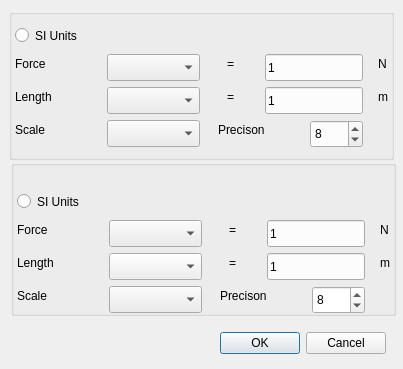
<?xml version="1.0" encoding="UTF-8"?>
<ui version="4.0">
 <class>Dialog</class>
 <widget class="QDialog" name="Dialog">
  <property name="geometry">
   <rect>
    <x>0</x>
    <y>0</y>
    <width>403</width>
    <height>369</height>
   </rect>
  </property>
  <property name="windowTitle">
   <string>Units</string>
  </property>
  <widget class="QRadioButton" name="SIunits">
   <property name="geometry">
    <rect>
     <x>15</x>
     <y>23</y>
     <width>86</width>
     <height>25</height>
    </rect>
   </property>
   <property name="text">
    <string>SI Units</string>
   </property>
   <property name="checked">
    <bool>false</bool>
   </property>
   <attribute name="buttonGroup">
    <string notr="true">buttonGroup</string>
   </attribute>
  </widget>
  <widget class="QLabel" name="label">
   <property name="geometry">
    <rect>
     <x>15</x>
     <y>54</y>
     <width>45</width>
     <height>19</height>
    </rect>
   </property>
   <property name="text">
    <string>Force</string>
   </property>
  </widget>
  <widget class="QComboBox" name="unitOfForce">
   <property name="geometry">
    <rect>
     <x>107</x>
     <y>54</y>
     <width>93</width>
     <height>27</height>
    </rect>
   </property>
  </widget>
  <widget class="QLineEdit" name="forceMagnitude">
   <property name="enabled">
    <bool>true</bool>
   </property>
   <property name="geometry">
    <rect>
     <x>265</x>
     <y>54</y>
     <width>98</width>
     <height>27</height>
    </rect>
   </property>
   <property name="text">
    <string>1</string>
   </property>
   <property name="readOnly">
    <bool>true</bool>
   </property>
  </widget>
  <widget class="QLabel" name="forceSuffix">
   <property name="geometry">
    <rect>
     <x>378</x>
     <y>54</y>
     <width>16</width>
     <height>19</height>
    </rect>
   </property>
   <property name="text">
    <string>N</string>
   </property>
  </widget>
  <widget class="QLabel" name="label_4">
   <property name="geometry">
    <rect>
     <x>15</x>
     <y>87</y>
     <width>56</width>
     <height>19</height>
    </rect>
   </property>
   <property name="text">
    <string>Length</string>
   </property>
  </widget>
  <widget class="QComboBox" name="unitOfLength">
   <property name="geometry">
    <rect>
     <x>107</x>
     <y>87</y>
     <width>93</width>
     <height>27</height>
    </rect>
   </property>
  </widget>
  <widget class="QLineEdit" name="lengthMagnitude">
   <property name="enabled">
    <bool>true</bool>
   </property>
   <property name="geometry">
    <rect>
     <x>265</x>
     <y>87</y>
     <width>98</width>
     <height>27</height>
    </rect>
   </property>
   <property name="text">
    <string>1</string>
   </property>
   <property name="readOnly">
    <bool>true</bool>
   </property>
  </widget>
  <widget class="QLabel" name="lengthSuffix">
   <property name="geometry">
    <rect>
     <x>378</x>
     <y>87</y>
     <width>16</width>
     <height>19</height>
    </rect>
   </property>
   <property name="text">
    <string>m</string>
   </property>
  </widget>
  <widget class="QLabel" name="label_5">
   <property name="geometry">
    <rect>
     <x>15</x>
     <y>120</y>
     <width>44</width>
     <height>19</height>
    </rect>
   </property>
   <property name="text">
    <string>Scale</string>
   </property>
  </widget>
  <widget class="QComboBox" name="unitOfScale">
   <property name="geometry">
    <rect>
     <x>107</x>
     <y>120</y>
     <width>93</width>
     <height>27</height>
    </rect>
   </property>
   <property name="toolTip">
    <string>Select scale for ploting graph</string>
   </property>
  </widget>
  <widget class="QSpinBox" name="precison">
   <property name="geometry">
    <rect>
     <x>310</x>
     <y>120</y>
     <width>53</width>
     <height>28</height>
    </rect>
   </property>
   <property name="toolTip">
    <string>Significant figures for all the results</string>
   </property>
   <property name="value">
    <number>8</number>
   </property>
  </widget>
  <widget class="QLabel" name="label_8">
   <property name="geometry">
    <rect>
     <x>218</x>
     <y>87</y>
     <width>16</width>
     <height>19</height>
    </rect>
   </property>
   <property name="text">
    <string>=</string>
   </property>
   <property name="alignment">
    <set>Qt::AlignRight|Qt::AlignTrailing|Qt::AlignVCenter</set>
   </property>
  </widget>
  <widget class="QLabel" name="label_7">
   <property name="geometry">
    <rect>
     <x>218</x>
     <y>54</y>
     <width>16</width>
     <height>19</height>
    </rect>
   </property>
   <property name="text">
    <string>=</string>
   </property>
   <property name="alignment">
    <set>Qt::AlignRight|Qt::AlignTrailing|Qt::AlignVCenter</set>
   </property>
  </widget>
  <widget class="QLabel" name="label_6">
   <property name="geometry">
    <rect>
     <x>218</x>
     <y>120</y>
     <width>68</width>
     <height>19</height>
    </rect>
   </property>
   <property name="text">
    <string>Precison</string>
   </property>
  </widget>
  <widget class="QGroupBox" name="groupBox">
   <property name="geometry">
    <rect>
     <x>9</x>
     <y>9</y>
     <width>385</width>
     <height>151</height>
    </rect>
   </property>
  </widget>
  <widget class="QDialogButtonBox" name="buttonBox">
   <property name="geometry">
    <rect>
     <x>220</x>
     <y>330</y>
     <width>166</width>
     <height>27</height>
    </rect>
   </property>
   <property name="standardButtons">
    <set>QDialogButtonBox::Cancel|QDialogButtonBox::Ok</set>
   </property>
  </widget>
  <widget class="QLineEdit" name="lengthMagnitude_2">
   <property name="enabled">
    <bool>true</bool>
   </property>
   <property name="geometry">
    <rect>
     <x>267</x>
     <y>253</y>
     <width>98</width>
     <height>27</height>
    </rect>
   </property>
   <property name="text">
    <string>1</string>
   </property>
   <property name="readOnly">
    <bool>true</bool>
   </property>
  </widget>
  <widget class="QRadioButton" name="SIunits_2">
   <property name="geometry">
    <rect>
     <x>17</x>
     <y>189</y>
     <width>86</width>
     <height>25</height>
    </rect>
   </property>
   <property name="text">
    <string>SI Units</string>
   </property>
   <property name="checked">
    <bool>false</bool>
   </property>
  </widget>
  <widget class="QLabel" name="label_9">
   <property name="geometry">
    <rect>
     <x>17</x>
     <y>253</y>
     <width>56</width>
     <height>19</height>
    </rect>
   </property>
   <property name="text">
    <string>Length</string>
   </property>
  </widget>
  <widget class="QLabel" name="label_10">
   <property name="geometry">
    <rect>
     <x>17</x>
     <y>286</y>
     <width>44</width>
     <height>19</height>
    </rect>
   </property>
   <property name="text">
    <string>Scale</string>
   </property>
  </widget>
  <widget class="QComboBox" name="unitOfForce_2">
   <property name="geometry">
    <rect>
     <x>109</x>
     <y>220</y>
     <width>93</width>
     <height>27</height>
    </rect>
   </property>
  </widget>
  <widget class="QComboBox" name="unitOfScale_2">
   <property name="geometry">
    <rect>
     <x>109</x>
     <y>286</y>
     <width>93</width>
     <height>27</height>
    </rect>
   </property>
   <property name="toolTip">
    <string>Select scale for ploting graph</string>
   </property>
  </widget>
  <widget class="QLabel" name="lengthSuffix_2">
   <property name="geometry">
    <rect>
     <x>380</x>
     <y>253</y>
     <width>16</width>
     <height>19</height>
    </rect>
   </property>
   <property name="text">
    <string>m</string>
   </property>
  </widget>
  <widget class="QLabel" name="label_2">
   <property name="geometry">
    <rect>
     <x>17</x>
     <y>220</y>
     <width>45</width>
     <height>19</height>
    </rect>
   </property>
   <property name="text">
    <string>Force</string>
   </property>
  </widget>
  <widget class="QLineEdit" name="forceMagnitude_2">
   <property name="enabled">
    <bool>true</bool>
   </property>
   <property name="geometry">
    <rect>
     <x>267</x>
     <y>220</y>
     <width>98</width>
     <height>27</height>
    </rect>
   </property>
   <property name="text">
    <string>1</string>
   </property>
   <property name="readOnly">
    <bool>true</bool>
   </property>
  </widget>
  <widget class="QLabel" name="label_11">
   <property name="geometry">
    <rect>
     <x>220</x>
     <y>253</y>
     <width>16</width>
     <height>19</height>
    </rect>
   </property>
   <property name="text">
    <string>=</string>
   </property>
   <property name="alignment">
    <set>Qt::AlignRight|Qt::AlignTrailing|Qt::AlignVCenter</set>
   </property>
  </widget>
  <widget class="QGroupBox" name="groupBox_2">
   <property name="geometry">
    <rect>
     <x>11</x>
     <y>160</y>
     <width>385</width>
     <height>156</height>
    </rect>
   </property>
  </widget>
  <widget class="QLabel" name="label_12">
   <property name="geometry">
    <rect>
     <x>220</x>
     <y>286</y>
     <width>68</width>
     <height>19</height>
    </rect>
   </property>
   <property name="text">
    <string>Precison</string>
   </property>
  </widget>
  <widget class="QSpinBox" name="precison_2">
   <property name="geometry">
    <rect>
     <x>312</x>
     <y>286</y>
     <width>53</width>
     <height>28</height>
    </rect>
   </property>
   <property name="toolTip">
    <string>Significant figures for all the results</string>
   </property>
   <property name="value">
    <number>8</number>
   </property>
  </widget>
  <widget class="QLabel" name="label_13">
   <property name="geometry">
    <rect>
     <x>220</x>
     <y>220</y>
     <width>16</width>
     <height>19</height>
    </rect>
   </property>
   <property name="text">
    <string>=</string>
   </property>
   <property name="alignment">
    <set>Qt::AlignRight|Qt::AlignTrailing|Qt::AlignVCenter</set>
   </property>
  </widget>
  <widget class="QComboBox" name="unitOfLength_2">
   <property name="geometry">
    <rect>
     <x>109</x>
     <y>253</y>
     <width>93</width>
     <height>27</height>
    </rect>
   </property>
  </widget>
  <widget class="QLabel" name="forceSuffix_2">
   <property name="geometry">
    <rect>
     <x>380</x>
     <y>220</y>
     <width>16</width>
     <height>19</height>
    </rect>
   </property>
   <property name="text">
    <string>N</string>
   </property>
  </widget>
  <zorder>label</zorder>
  <zorder>unitOfForce</zorder>
  <zorder>label_7</zorder>
  <zorder>forceMagnitude</zorder>
  <zorder>forceSuffix</zorder>
  <zorder>unitOfLength</zorder>
  <zorder>label_8</zorder>
  <zorder>lengthMagnitude</zorder>
  <zorder>lengthSuffix</zorder>
  <zorder>label_5</zorder>
  <zorder>unitOfScale</zorder>
  <zorder>label_6</zorder>
  <zorder>SIunits</zorder>
  <zorder>label_4</zorder>
  <zorder>precison</zorder>
  <zorder>groupBox</zorder>
  <zorder>buttonBox</zorder>
  <zorder>lengthMagnitude_2</zorder>
  <zorder>SIunits_2</zorder>
  <zorder>label_9</zorder>
  <zorder>label_10</zorder>
  <zorder>unitOfForce_2</zorder>
  <zorder>unitOfScale_2</zorder>
  <zorder>lengthSuffix_2</zorder>
  <zorder>label_2</zorder>
  <zorder>forceMagnitude_2</zorder>
  <zorder>label_11</zorder>
  <zorder>groupBox_2</zorder>
  <zorder>label_12</zorder>
  <zorder>precison_2</zorder>
  <zorder>label_13</zorder>
  <zorder>unitOfLength_2</zorder>
  <zorder>forceSuffix_2</zorder>
 </widget>
 <resources/>
 <connections/>
 <buttongroups>
  <buttongroup name="buttonGroup"/>
 </buttongroups>
</ui>
